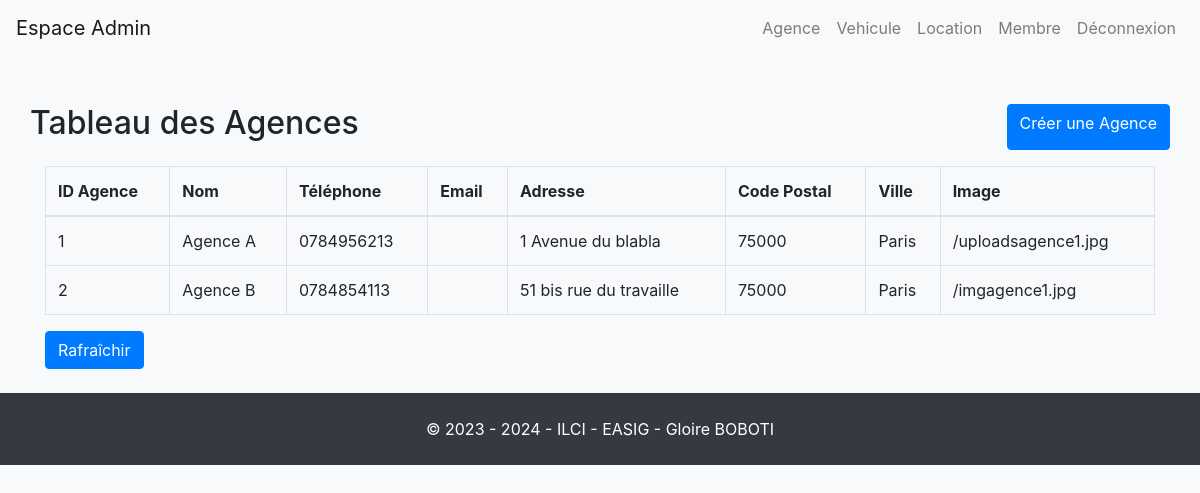
Screenshot of /agence.php with the database file from the repository.
### tables this page shows
CREATE TABLE IF NOT EXISTS `agence` (
  `id_agence` int(11) NOT NULL AUTO_INCREMENT,
  `nom` varchar(20) DEFAULT NULL,
  `tel` varchar(15) DEFAULT NULL,
  `email` varchar(20) DEFAULT NULL,
  `adresse` varchar(30) DEFAULT NULL,
  `cp` int(5) DEFAULT NULL,
  `ville` varchar(15) DEFAULT NULL,
  `image` varchar(20) DEFAULT NULL,
  PRIMARY KEY (`id_agence`),
  UNIQUE KEY `email` (`email`)
);

### agence.php (the view, shortened to what this page needs)
<!DOCTYPE html>
<html lang="fr">
<head>
    <link rel="stylesheet" href="https://stackpath.bootstrapcdn.com/bootstrap/4.3.1/css/bootstrap.min.css">
</head>
<body class="bg-light">
<?php include 'ad_header.php' ?>
<div class="container mt-5">
    <div class="row justify-content-between mb-3">
        <h2>Tableau des Agences</h2>
        <a href="views/formulaire_agence.php" class="btn btn-primary">Créer une Agence</a>
    </div>
    <?php
    $pdo = new PDO("mysql:host=127.0.0.1;dbname=23_24_b2_projet_sira", "root", "");
    $pdo->setAttribute(PDO::ATTR_ERRMODE, PDO::ERRMODE_EXCEPTION);
    $stmt = $pdo->query("SELECT * FROM agence");
    $agences = $stmt->fetchAll(PDO::FETCH_ASSOC);
    if (count($agences) > 0) :
        ?>
        <table class="table table-bordered">
            <thead>
            <tr>
                <th>ID Agence</th>
                <th>Nom</th>
                <th>Téléphone</th>
                <th>Email</th>
                <th>Adresse</th>
                <th>Code Postal</th>
                <th>Ville</th>
                <th>Image</th>
            </tr>
            </thead>
            <tbody>
            <?php foreach ($agences as $agence) : ?>
                <tr>
                    <td><?php echo $agence['id_agence']; ?></td>
                    <td><?php echo $agence['nom']; ?></td>
                    <td><?php echo $agence['tel']; ?></td>
                    <td><?php echo $agence['email']; ?></td>
                    <td><?php echo $agence['adresse']; ?></td>
                    <td><?php echo $agence['cp']; ?></td>
                    <td><?php echo $agence['ville']; ?></td>
                    <td><?php echo $agence['image']; ?></td>
                </tr>
            <?php endforeach; ?>
            </tbody>
        </table>
    <?php else : ?>
        <p>Aucune agence disponible pour le moment.</p>
    <?php endif; ?>
    <a href="agence.php" class="btn btn-primary">Rafraîchir</a>
</div>
<?php
    include 'footer.php';
?>
</body>
</html>

### rows the page displays
agence: id_agence "1", nom "Agence A", tel "0784956213", adresse "1 Avenue du blabla", cp "75000", ville "Paris", image "/uploadsagence1.jpg"
agence: id_agence "2", nom "Agence B", tel "0784854113", adresse "51 bis rue du travaille", cp "75000", ville "Paris", image "/imgagence1.jpg"
